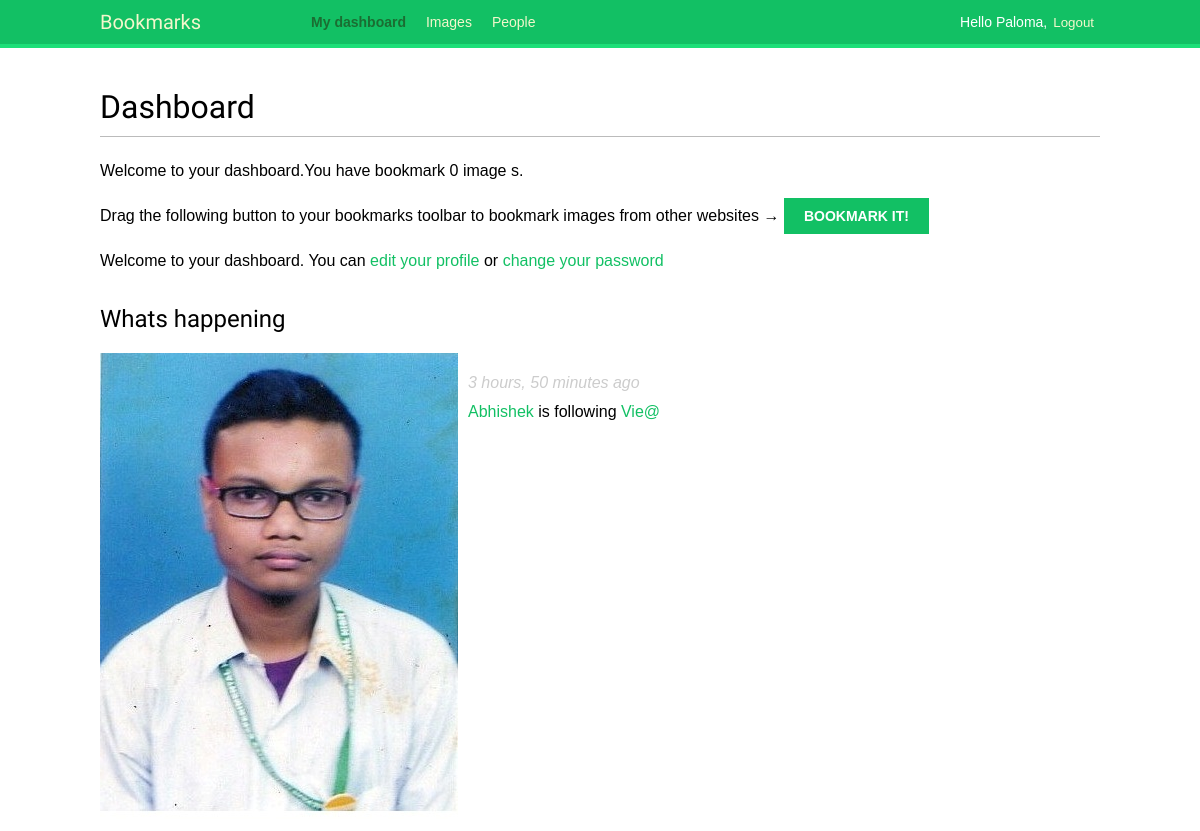
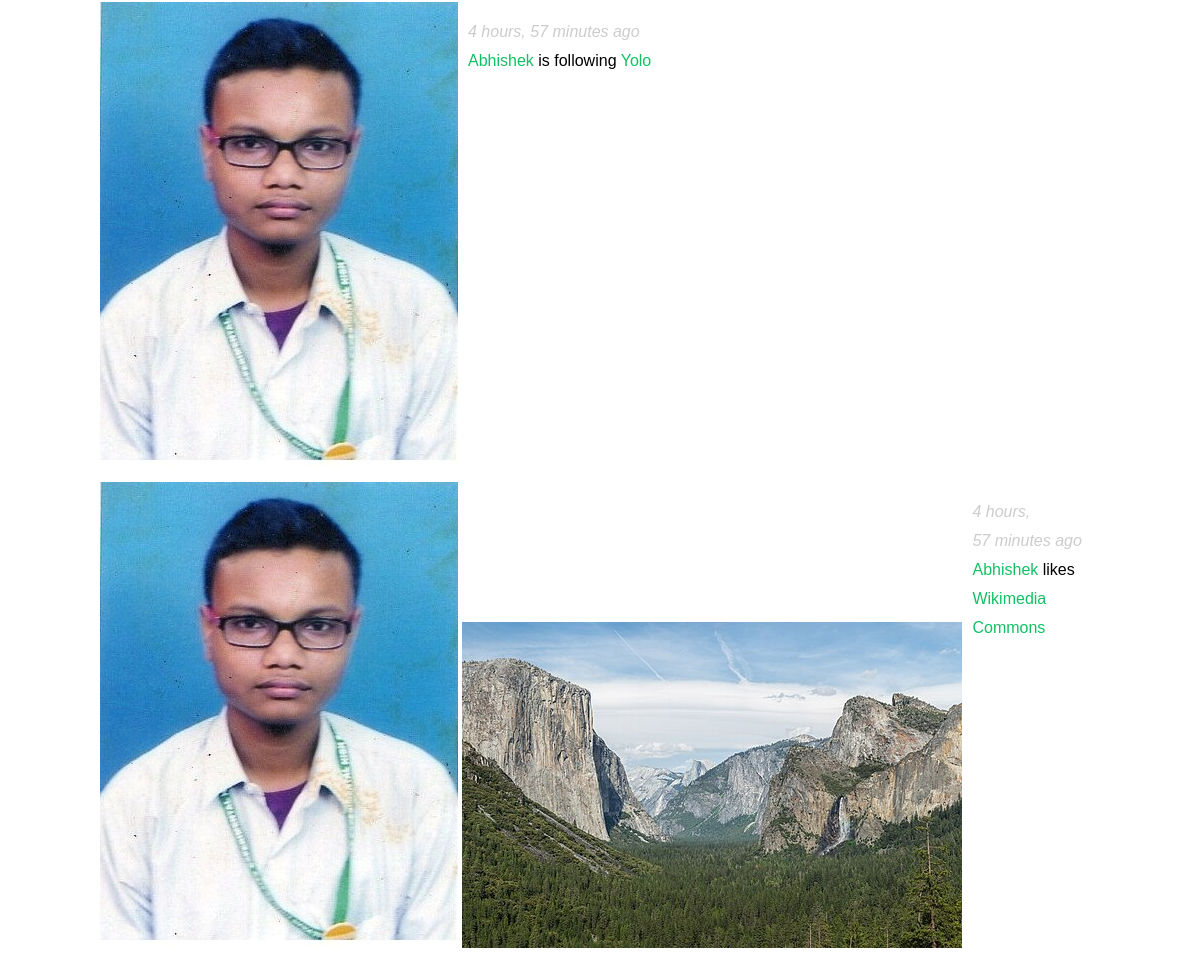
Screenshot of /account/ (signed in) with the database file from the repository (2 pictures, top to bottom).
### actions/models.py (models this page shows)
class Actions(models.Model):
    user = models.ForeignKey(
        settings.AUTH_USER_MODEL,
        related_name='actions',
        on_delete=models.CASCADE
    )
    verb = models.CharField(max_length=255)
    created = models.DateTimeField(auto_now_add=True)
    target_ct = models.ForeignKey(
        ContentType,
        blank=True,
        null=True,
        related_name='target_obj',
        on_delete=models.CASCADE
    )
    target_id = models.PositiveIntegerField(null=True, blank=True)
    target = GenericForeignKey('target_ct', 'target_id')
    class Meta:
        indexes = [
            models.Index(fields=['-created']),
            models.Index(fields=['target_ct', 'target_id']),
        ]
        ordering = ['-created']

### images/models.py (models this page shows, shortened)
class Image(models.Model):
    user = models.ForeignKey(
        settings.AUTH_USER_MODEL,
        related_name='images_created',
        on_delete=models.CASCADE
    )
    title = models.CharField(max_length=200)
    slug = models.SlugField(max_length=200,blank=True)
    url = models.URLField(max_length=2000)
    image = models.ImageField(upload_to='images/%Y/%m/%d/')
    description = models.TextField()
    created = models.DateTimeField(auto_now_add=True)
    total_likes = models.PositiveIntegerField(default=0)
    users_like = models.ManyToManyField(
        settings.AUTH_USER_MODEL,
        related_name='images_liked',
        blank=True
    )
    class Meta:
        indexes = [
            models.Index(fields=['-created']),
            models.Index(fields=['-total_likes'])
        ]
        ordering = ['-created']
    def __str__(self):
        return self.title
    def get_absolute_url(self):
        return reverse("images:detail", args=[self.id,self.slug])

### account/views.py (the view)
# urls.py: path('',views.dashboard,name='dashboard'),
@login_required
def dashboard(request):
    actions = Actions.objects.exclude(user=request.user)
    following_ids = request.user.following.values_list(
        'id',flat=True
    )
    if following_ids:
        actions = actions.filter(user_id__in=following_ids)
    actions = actions.select_related(
        'user','user__profile').prefetch_related('target')[:10]
    return render(
        request,
        'account/dashboard.html',
        {
            'section':'dashboard',
            'actions':actions
        }
    )

### account/templates/account/dashboard.html (shortened to what this page needs)
{% extends "base.html" %}
{% block content %}
 <h1>Dashboard</h1>
 {% with total_images_created=request.user.images_created.count %}
   <p>
      Welcome to your dashboard.You have bookmark {{ total_images_created }}
      image {{ total_images_created | pluralize }}.
   </p>
 {% endwith %}
 <p>
   Drag the following button to your bookmarks toolbar to bookmark images
   from other websites → <a href="javascript:{% include "bookmarklet_launcher.js"%}" class="button">BookMark it!</a>
 </p>
 <p>
    Welcome to your dashboard.
    You can <a href="{% url "edit" %}">edit your profile</a> or <a href="{% url "password_change" %}">
    change your password</a>
 </p>
 <h2>Whats happening</h2>
 <div id="action-list">
  {% for action in actions %}
      {% include "actions/action/detail.html" %}
  {% endfor %}
 </div>
{% endblock %}

### account/templates/base.html (shortened to what this page needs)
{% load static %}
<!DOCTYPE html>
<html>
<head>
    <link href="{% static "css/base.css" %}" rel="stylesheet">
</head>
<body>
    <div id="header">
        <span class="logo">Bookmarks</span>
        {% if request.user.is_authenticated %}
            <nav>
                <ul class="menu">
                    <li {% if section == "dashboard" %}class="selected"{% endif %}>
                        <a href="{% url "dashboard" %}">My dashboard</a>
                    </li>
                    <li {% if section == "images" %}class="selected"{% endif %}>
                        <a href="{% url "images:list" %}">Images</a>
                    </li>
                    <li {% if section == "people" %}class="selected"{% endif %}>
                        <a href="{% url "user_list" %}">People</a>
                    </li>
                </ul>
            </nav>
        {% endif %}
        <span class="user">
            {% if request.user.is_authenticated %}
                Hello {{ request.user.first_name|default:request.user.username }},
                <form action="{% url "logout" %}" method="post">
                    <button type="submit">Logout</button>
                </form>
            {% else %}
                <a href="{% url "login" %}">Log-in</a>
            {% endif %}
        </span>
    </div>
    <div id="content">
        {% block content %}
        {% endblock %}
    </div>
</body>
</html>

### actions/templates/actions/action/detail.html
{% load thumbnail %}
{% with user=action.user profile=action.user.profile %}
    <div class="action">
        <div class="images">
            {% if profile.photo %}
                {% thumbnail user.profile.photo "80x80" crop="100%" as im %}
                <a href="{{ user.get_absolute_url }}">
                    <img src="{{ im.url }}" alt="{{ user.get_full_name }}"
                    class="item-img">
                </a>
            {% endif %}
            {% if action.target %}
                {% with target=action.target %}
                    {% if target.image %}
                        {% thumbnail target.image "80x80" crop="100%" as im %}
                        <a href="{{ target.get_absolute_url }}">
                            <img src="{{ im.url }}" class="item-img">
                        </a>
                    {% endif %}
                {% endwith %}
            {% endif %}
        </div>
        <div class="info">
            <p>
                <span class="date">{{ action.created|timesince }} ago</span>
                <br />
                <a href="{{ user.get_absolute_url }}">
                    {{ user.first_name }}
                </a>
                {{ action.verb }}
                {% if action.target %}
                    {% with target=action.target %}
                        <a href="{{ target.get_absolute_url }}">{{ target }}</a>
                    {% endwith %}
                {% endif %}
            </p>
        </div>
    </div>
{% endwith %}

### account/static/css/base.css (style rules this page uses)
body { margin:0; padding:0; font-family:helvetica, sans-serif; }
p { line-height: 1.8; }
a { color:#12c064; text-decoration:none; }
h1, h2, h3, h4, h5 , h6 { font-family: 'Muli', sans-serif; font-weight:normal; }
h1 { border-bottom:1px solid #bbb; padding:0 0 10px 0; margin:10px 0 20px 0; }
h2 { margin:30px 0 20px; }
#header { padding:10px 100px; font-size:14px; background:#12c064; color:#fff; border-bottom:4px solid #1cdf78; overflow:auto; }
#header .logo { font-family: 'Muli', sans-serif; float:left; color:#f3f7cc; font-size:20px; margin-right:10%; }
#header ul.menu { list-style:none; float:left; margin:0; padding:0; }
#header ul.menu li { float:left; padding:4px 10px; }
#header ul.menu li.selected a, #header ul.menu li.selected a:hover { color:#1b6d32; font-weight:bold; }
#header a { color:#f3f7cc; }
#header .user { float:right; padding-top:4px; }
#header .user form { display:inline; float:right; }
#header .user button { background:none; color:#f3f7cc; border:none; cursor:pointer; float:left; display:inline; }
#content { padding:30px 100px; }
form { overflow:auto; }
input[type=submit], a.button { font-weight:bold; background:#12c064; color:#fff; padding:10px 20px; font-size:14px; text-transform:uppercase; }
.action { clear:both; overflow:auto; }
.action .images { float:left; margin:0 10px 10px 0; }
.action .date { font-style:italic; color:#ccc; }

### rows the page displays
Actions: created "3 hours, 50 minutes", user.first_name "Abhishek", verb "is following", target "Vie@"
Actions: created "4 hours, 57 minutes", user.first_name "Abhishek", verb "is following", target "Yolo"
Actions: created "4 hours, 57 minutes", user.first_name "Abhishek", verb "likes", target "Wikimedia Commons"

### other values shown
{{ request.user.first_name|default:request.user.username }} "Paloma"
{{ total_images_created }} "0"
{{ total_images_created | pluralize }} "s"
